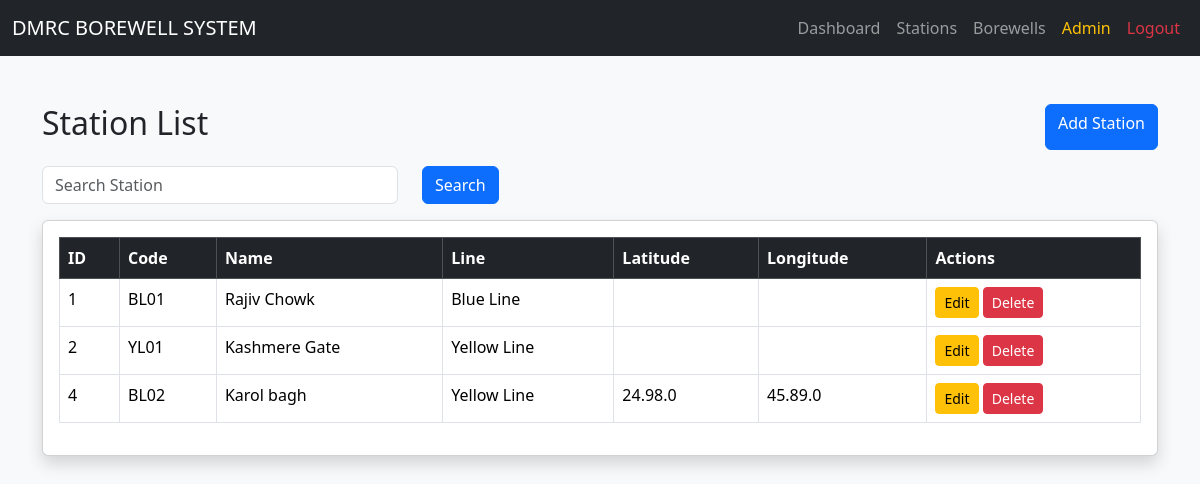
Screenshot of /station/list.php (signed in) with the database file from the repository.
### tables this page shows
CREATE TABLE `station` (
  `station_id` int NOT NULL,
  `station_code` varchar(20) DEFAULT NULL,
  `station_name` varchar(100) DEFAULT NULL,
  `line_id` int DEFAULT NULL,
  `latitude` varchar(50) DEFAULT NULL,
  `longitude` varchar(50) DEFAULT NULL,
  `created_at` timestamp NULL DEFAULT CURRENT_TIMESTAMP
);

CREATE TABLE `line` (
  `line_id` int NOT NULL,
  `line_name` varchar(100) NOT NULL
);

### station/list.php (the view, shortened to what this page needs)
<?php
include("../config/db.php");
$search = "";
$query = "
SELECT station.*, line.line_name
FROM station
LEFT JOIN line
ON station.line_id = line.line_id
WHERE
station_name LIKE '%$search%'
OR
station_code LIKE '%$search%'
";
$result = mysqli_query($conn, $query);
?>
<!DOCTYPE html>
<html>
<head>
<link
href="https://cdn.jsdelivr.net/npm/bootstrap@5.3.3/dist/css/bootstrap.min.css"
rel="stylesheet">
</head>
<body class="bg-light">
    <?php include("../includes/navbar.php"); ?>
<div class="container mt-5">
    <div class="d-flex justify-content-between mb-3">
        <h2>Station List</h2>
        <a href="add.php" class="btn btn-primary">
            Add Station
        </a>
    </div>
    <form method="GET" class="mb-3">
<div class="row">
<div class="col-md-4">
<input
type="text"
name="search"
class="form-control"
placeholder="Search Station"
value="<?php echo $search; ?>">
</div>
<div class="col-md-2">
<button
type="submit"
class="btn btn-primary">
Search
</button>
</div>
</div>
</form>
    <div class="card shadow">
        <div class="card-body">
            <table class="table table-bordered table-hover">
                <thead class="table-dark">
                <tr>
                    <th>ID</th>
                    <th>Code</th>
                    <th>Name</th>
                    <th>Line</th>
                    <th>Latitude</th>
                    <th>Longitude</th>
                    <th>Actions</th>
                </tr>
                </thead>
                <tbody>
                <?php while($row = mysqli_fetch_assoc($result)) { ?>
                <tr>
                    <td><?php echo $row['station_id']; ?></td>
                    <td><?php echo $row['station_code']; ?></td>
                    <td><?php echo $row['station_name']; ?></td>
                    <td><?php echo $row['line_name']; ?></td>
                    <td><?php echo $row['latitude']; ?></td>
                    <td><?php echo $row['longitude']; ?></td>
                    <td>
                        <a
                        href="edit.php?id=<?php echo $row['station_id']; ?>"
                        class="btn btn-warning btn-sm">
                            Edit
                        </a>
                        <a
                        href="delete.php?id=<?php echo $row['station_id']; ?>"
                        class="btn btn-danger btn-sm">
                            Delete
                        </a>
                    </td>
                </tr>
                <?php } ?>
                </tbody>
            </table>
        </div>
    </div>
</div>
</body>
</html>

### includes/navbar.php
<nav class="navbar navbar-expand-lg navbar-dark bg-dark">
<div class="container-fluid">
<a class="navbar-brand" href="#">
DMRC BOREWELL SYSTEM
</a>
<div>
<ul class="navbar-nav me-auto mb-2 mb-lg-0">
<li class="nav-item">
<a class="nav-link"
href="../dashboard/index.php">
Dashboard
</a>
</li>
<li class="nav-item">
<a class="nav-link"
href="../station/list.php">
Stations
</a>
</li>
<li class="nav-item">
<a class="nav-link"
href="../borewell/list.php">
Borewells
</a>
</li>
<li class="nav-item">
<a class="nav-link text-warning"
href="#">
<?php echo $_SESSION['name']; ?>
</a>
</li>
<li class="nav-item">
<a class="nav-link text-danger"
href="../auth/logout.php">
Logout
</a>
</li>
</ul>
</div>
</div>
</nav>

### rows the page displays
station: station_id "1", station_code "BL01", station_name "Rajiv Chowk", line.line_name "Blue Line"
station: station_id "2", station_code "YL01", station_name "Kashmere Gate", line.line_name "Yellow Line"
station: station_id "4", station_code "BL02", station_name "Karol bagh", line.line_name "Yellow Line", latitude "24.98.0", longitude "45.89.0"

### other values shown
$_SESSION['name'] "Admin"
